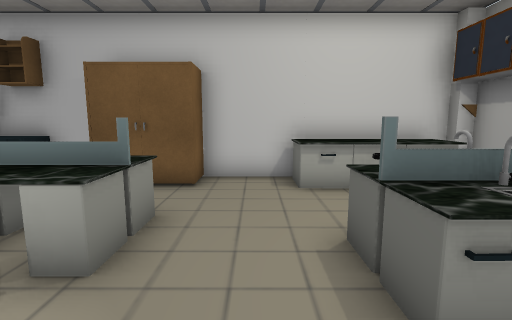
view 1 (above)

13 first-person views from a walk through a Unity game level. The camera is 1.5 m above the floor, tilts 8° down and sees 85° across. The floor is counted in squares, 1 m on a side. Each view is taken from the middle of a square. On the plan, view 1 faces up. The plan holds only what a view shows up to about 14 squares ahead; the rest is blank. The player character is not drawn. Some animated figures are not drawn. Some surface patterns are stand-ins.

view 2
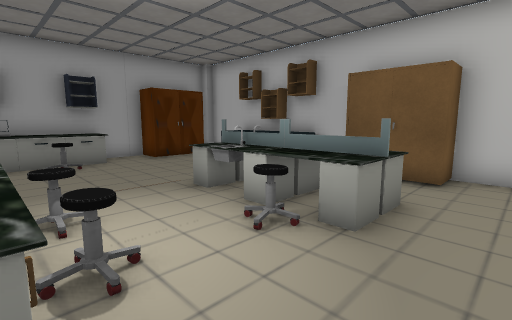

view 3
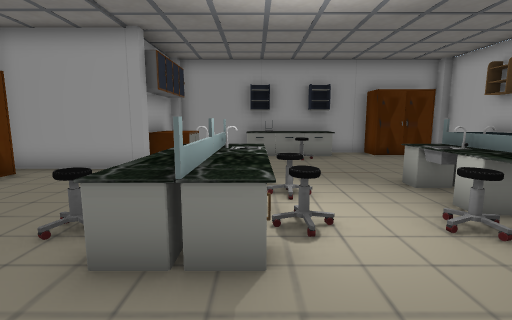

view 4
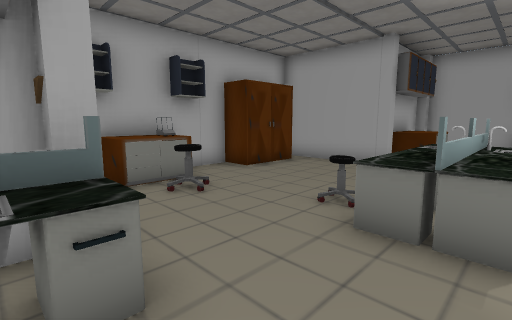

view 5
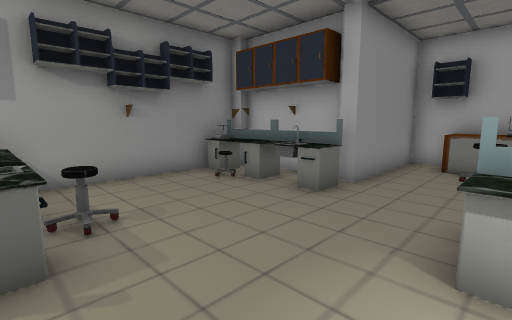

view 6
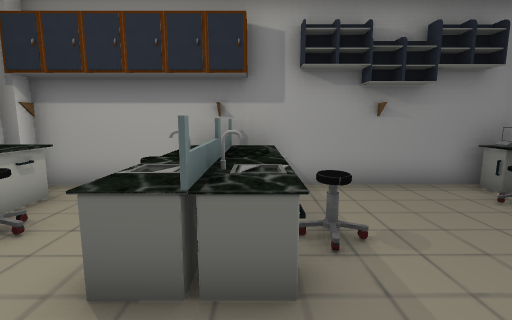

view 7
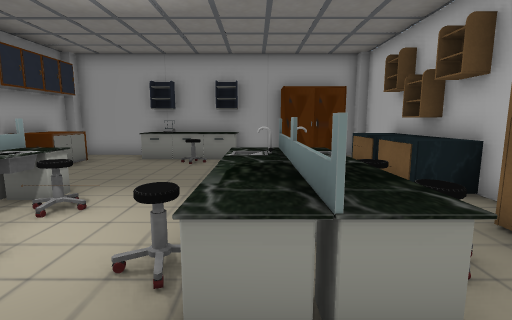

view 8
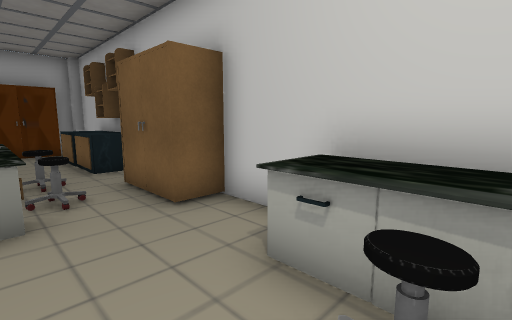

view 9
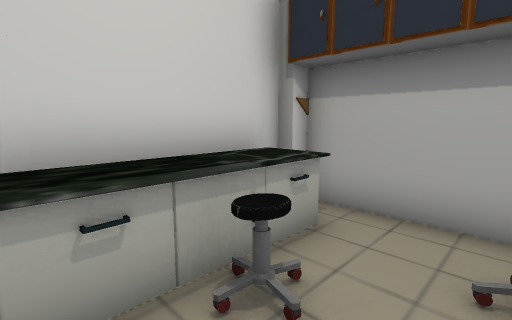

view 10
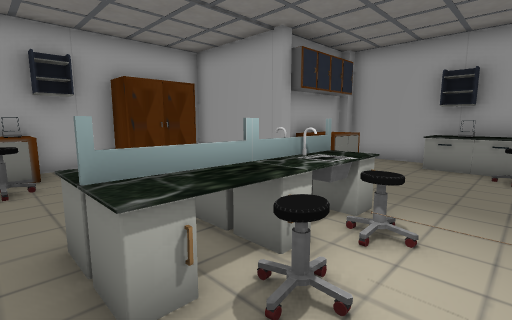

view 11
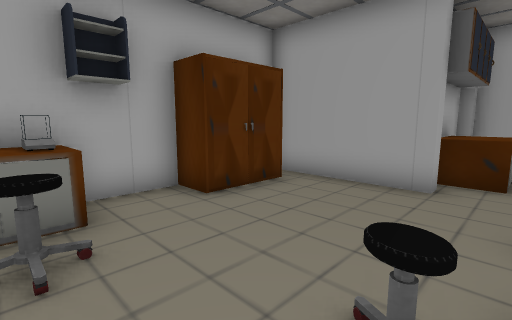

view 12
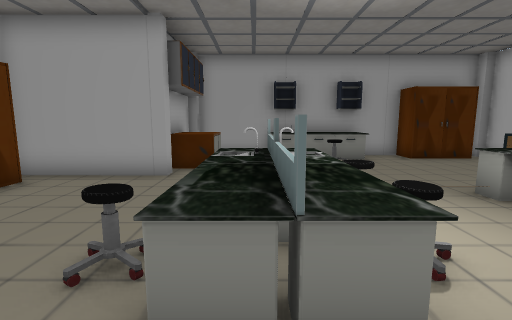

view 13
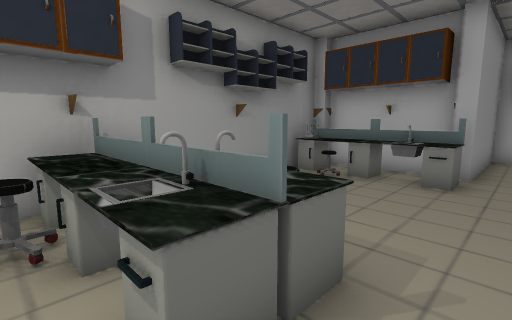

### Floor plan
Key: @ floor where view 1 was taken; # wall or solid block; . floor; ≈ water the walk keeps out of; ^ raised ledge; P pillar; O other object.
Columns run from 12 left of view 1 to 6 right of it. Each row starts with its distance up from view 1.
  8 ########  #########
  7 P..≈≈#≈####..OOOOP#
  6  #.≈≈≈≈###...OOOOO#
  5  #.....OOO.....O. #
  4 ##....OOOOO.....O #
  3 #.....OOOOO..OOOOO#
  2 #O.......O...OOOOO#
  1 #OO...........OO..#
  0 #O.....OOO..@.....#
 -1 #O....OOOOO.......#
 -2 #.....OOOOO.......#
 -3 #.^^...OOOO..OOOOO#
 -4 #.^^.....O...P#####
 -5 ####P........P##
 -6    ##......O.##
 -7     #........#
 -8     #.###.^^^#
 -9     ### ######

Positions as (right, up) in squares from view 1, and headings:
1: (0, 0), facing up
2: (0, -1), facing up-left
3: (1, -1), facing left
4: (2, -1), facing down-left
5: (-2, 2), facing down-right
6: (-1, 2), facing right
7: (0, 3), facing left
8: (3, 4), facing up-left
9: (1, 4), facing up-right
10: (-1, 1), facing down-left
11: (-1, -3), facing down-left
12: (0, -2), facing left
13: (0, 4), facing down-right
